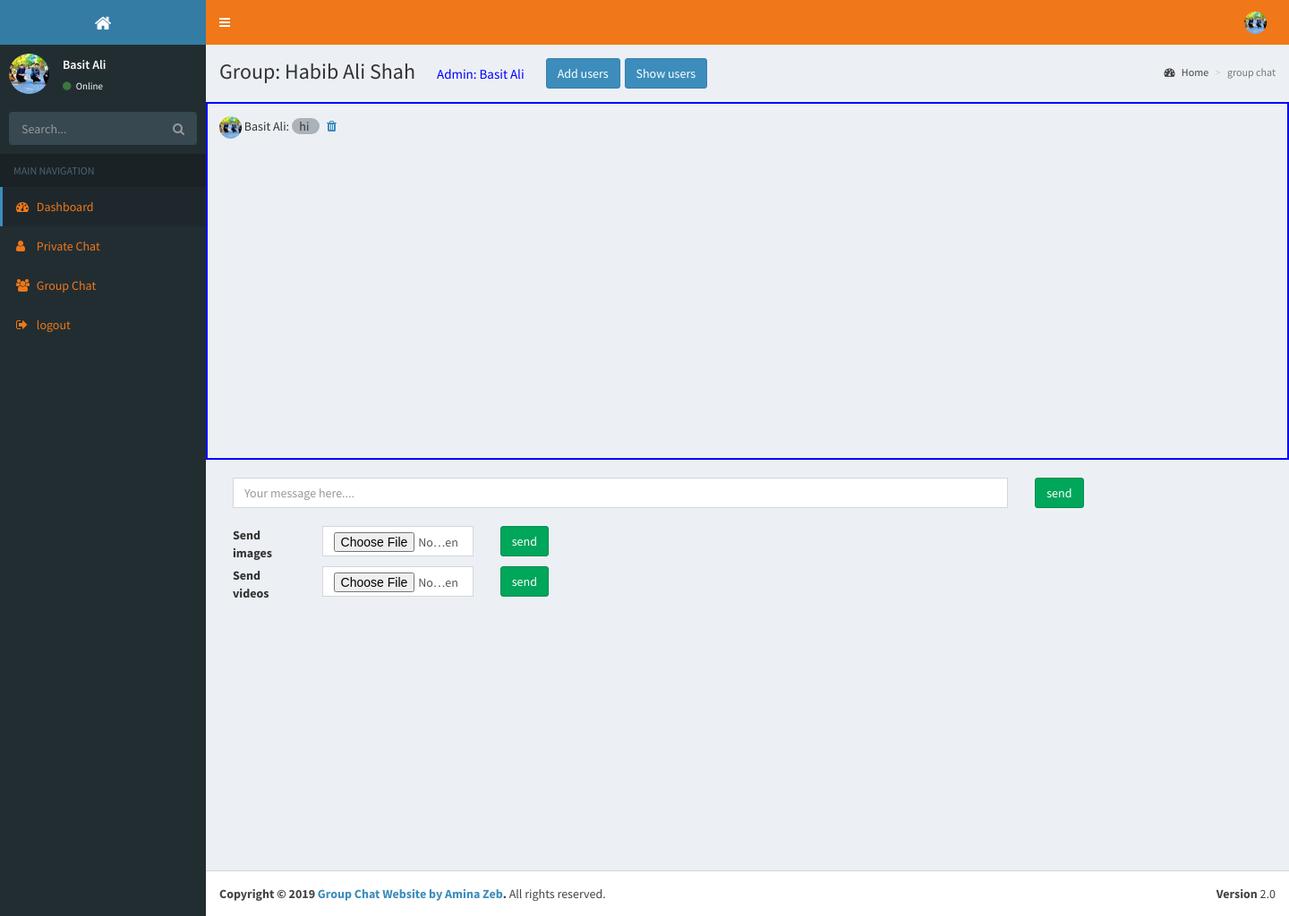
The page /groupchat.php?groupid=12 (signed in) on the database its author committed.
### tables this page shows
CREATE TABLE `user` (
  `id` int(11) NOT NULL,
  `name` varchar(50) NOT NULL,
  `password` varchar(50) NOT NULL,
  `email` varchar(50) NOT NULL,
  `image` varchar(300) NOT NULL,
  `status` enum('enabled','disabled','','') NOT NULL DEFAULT 'enabled',
  `visibility` varchar(50) NOT NULL
);

CREATE TABLE `groups` (
  `id` int(50) NOT NULL,
  `name` varchar(50) NOT NULL,
  `user_id` int(50) NOT NULL
);

CREATE TABLE `groupchat` (
  `id` int(50) NOT NULL,
  `user_id` int(50) NOT NULL,
  `group_id` int(50) NOT NULL,
  `msg` varchar(1000) NOT NULL
);

### groupchat.php (the view, shortened to what this page needs)
<?php
include ("include_files/connection.php");
include "include_files/top_header.php";
$groupid=$_GET['groupid'];
?>
      <?php include "include_files/side_bar_menu.php";?>
      <div class="content-wrapper">
        <section class="content-header">
  <?php
     $query = "SELECT u.name as admin,g.* FROM groups g,user u WHERE g.id=$groupid AND g.user_id=u.id";
            $run_query = mysqli_query($connection,$query) or die(mysqli_error($connection));
            $fetch=mysqli_fetch_array($run_query);
  ?>
          <h1>
            Group: <?php echo $fetch['name']; ?>&nbsp;&nbsp;&nbsp;&nbsp;
            <span style="font-size:15px;color:blue;">Admin: <?php echo $fetch['admin']; ?></span>&nbsp;&nbsp;&nbsp;&nbsp;
           <?php
             $user_id=$_SESSION['user_id'];
                    $idd=$fetch['user_id'];
              if($idd==$user_id){
           ?>
            <span><a href="new_users.php?id=<?php echo $groupid;?>" class="btn btn-primary">Add users</a></span>
           <?php } ?>
           <span><a href="show_users.php?id=<?php echo $groupid;?>" class="btn btn-primary">Show users</a></span>
          </h1>
          <ol class="breadcrumb">
            <li><a href="home.php"><i class="fa fa-dashboard"></i> Home</a></li>
            <li class="active">group chat</li>
          </ol>
        </section>
        <section class="content">
           <div id="message" class="row table-responsive" style="border:2px solid blue;height:400px;overflow:auto;padding:5px;">
    <table class="table">
           <?php
            $query = "SELECT g.*,u.name as username,u.image as pic FROM groupchat g,user u WHERE g.user_id=u.id AND g.group_id=$groupid order by id desc";
            $run_query = mysqli_query($connection,$query) or die(mysqli_error($connection));
            while($fetch=mysqli_fetch_array($run_query))
            {
           ?>
           <tr>
           <td>
          <?php
          $image=$fetch['pic'];
        if($image=="" || empty($image))
        {
         echo "<img src='uploaded_images/default.png' width='25px' height='25px' class='img-circle'>";
        }else {
                        ?>
           <img src="<?=$image?>" class="img-circle" width='25px' height='25px' alt="User Image"><?php  } ?>
           <?php echo $fetch['username'] ?>: <font style="background-color:#ABB2B9;border-radius:10px;">&nbsp;&nbsp;
           <?php
           $supported_image = array(
                           'mp4',
                           '3gp',
                           'mpeg',
                           'flv',
                           'mov',
                           'avi'
                       );
         $checkimage=$fetch['msg'];
        $ext = strtolower(pathinfo($checkimage, PATHINFO_EXTENSION));
           if(in_array($ext, $supported_image)){
           ?>
            <a href="<?=$checkimage?>" download=""><video width="300px" controls><scoure scr="<?=$checkimage?>" type="video/webm"></video></a>
          <?php
           }
           else{
           ?>
            <?=@$fetch['msg'];?>
            <?php
             }
             ?>
           </font>&nbsp;&nbsp;
      <?php if($fetch['user_id']==$_SESSION['user_id']){
                 $supported_image = array(
                           'gif',
                           'jpg',
                           'jpeg',
                           'png'
                       );
         $checkimage=$fetch['msg'];
        $ext = strtolower(pathinfo($checkimage, PATHINFO_EXTENSION));
        if (in_array($ext, $supported_image)) {
            ?>
                          <a href="delete/user_delete.php?id=<?php echo $fetch['id']; ?>"><i class="fa fa-trash"></i></a>
            <?php
            }
           else{
           ?>
                          <a href="delete/user_delete.php?id=<?php echo $fetch['id']; ?>"><i class="fa fa-trash"></i></a>
           <?php } } ?>
           </td>
           </tr>
           <?php } ?>
           </table>
           </div>
           <br>
           <div class="row">
               <form action="" method="POST" class="form-group" enctype="multipart/form-data">
                 <div class="col-sm-9">
                 <input type="text" name="msg" class="form-control" placeholder="Your message here...." size="40">
                 </div>
                 <div class="col-sm-1">
                 <input type="submit" name="send" value="send" class="btn btn-success">
                 </div>
               </form>
            </div>
            <div class="row">
           <form action="" method="POST" class="form-group" enctype="multipart/form-data">
               <div class="col-sm-1">
               <label>Send images</label>
               </div>
               <div class="col-sm-2">
                 <input type="file" name="image" class="form-control" required="">
                 </div>
                 <div class="col-sm-1">
                 <input type="submit" name="images" value="send" class="btn btn-success">
                 </div>
               </form>
           </div>
           <div class="row">
           <form action="" method="POST" class="form-group" enctype="multipart/form-data">
               <div class="col-sm-1">
               <label>Send videos</label>
               </div>
               <div class="col-sm-2">
                 <input type="file" name="video" class="form-control" required="">
                 </div>
                 <div class="col-sm-1">
                 <input type="submit" name="videos" value="send" class="btn btn-success">
                 </div>
               </form>
           </div>
        </section>
      </div>
       <?php include "include_files/footer.php";?>

### include_files/top_header.php (shortened to what this page needs)
<!DOCTYPE html>
<html>
  <head>
    <link rel="stylesheet" href="bootstrap/css/bootstrap.css">
    <link rel="stylesheet" href="https://maxcdn.bootstrapcdn.com/font-awesome/4.4.0/css/font-awesome.min.css">
    <link rel="stylesheet" href="https://code.ionicframework.com/ionicons/2.0.1/css/ionicons.min.css">
    <link rel="stylesheet" href="plugins/jvectormap/jquery-jvectormap-1.2.2.css">
    <link rel="stylesheet" href="plugins/datatables/dataTables.bootstrap.css">
    <link rel="stylesheet" href="dist/css/AdminLTE.min.css">
    <link rel="stylesheet" href="dist/css/skins/_all-skins.min.css">
  <link rel="stylesheet" href="plugins/morris.css">
  </head>
  <body class="hold-transition skin-blue sidebar-mini">
    <div class="wrapper">
      <header class="main-header">
        <a href="home.php" class="logo"><i class="fa fa-home"></i>
        </a>
        <nav class="navbar navbar-static-top" role="navigation">
          <a href="#" class="sidebar-toggle" data-toggle="offcanvas" role="button">
          </a>
          <div class="navbar-custom-menu">
            <ul class="nav navbar-nav">
              <?php
                  $ress=mysqli_query($connection,"SELECT * FROM user WHERE id='$_SESSION[user_id]'");
                   $fetchdat=mysqli_fetch_array($ress);
                ?>
              <li class="dropdown user user-menu">
                <a href="#" class="dropdown-toggle" data-toggle="dropdown">
                  <?php
                        $image=$fetchdat['image'];
if($image=="" || empty($image))
{
  echo "<img src='uploaded_images/default.png' class='user-image'>";
}else {
                        ?>
                  <img src="<?=$image?>" class="user-image" alt="User Image"><?php  } ?>
                </a>
              </li>
            </ul>
          </div>
        </nav>
      </header>

### include_files/side_bar_menu.php
<aside class="main-sidebar">
        <section class="sidebar">
          <div class="user-panel">
             <?php
                  $resss=mysqli_query($connection,"SELECT * FROM user WHERE id='$_SESSION[user_id]'");
                   $fetchdata=mysqli_fetch_array($resss);
                ?>
            <div class="pull-left image">
              <?php
        $image=$fetchdata['image'];
        if($image=="" || empty($image))
        {
         echo "<img src='uploaded_images/default.png' class='img-circle'>";
        }else {
                        ?>
              <img src="<?=$image?>" class="img-circle" alt="User Image"><?php  } ?>
            </div>
            <div class="pull-left info">
              <p><?php echo $fetchdata['name'];?></p>
              <a href="#"><i class="fa fa-circle text-success"></i> Online</a>
            </div>
          </div>
          <form action="#" method="get" class="sidebar-form">
            <div class="input-group">
              <input type="text" name="q" class="form-control" placeholder="Search...">
              <span class="input-group-btn">
                <button type="submit" name="search" id="search-btn" class="btn btn-flat"><i class="fa fa-search"></i></button>
              </span>
            </div>
          </form>
          <ul class="sidebar-menu">
            <li class="header">MAIN NAVIGATION</li>
            <li class="active">
              <a href="home.php">
                <i class="fa fa-dashboard"></i> <span>Dashboard</span>
              </a></li>
              <li>
              <a href="user.php">
                <i class="fa fa-user"></i> <span>Private Chat</span>
              </a></li>
              <li>
              <a href="group.php">
                <i class="fa fa-group"></i> <span>Group Chat</span>
              </a></li>
              <li>
              <a href="logout.php">
                <i class="fa fa-sign-out"></i> <span>logout</span>
              </a></li>
          </ul>
        </section>
      </aside>

### rows shown on the page
user: image (picture), name "Basit Ali"
groups: name "Habib Ali Shah", user.name "Basit Ali"
groupchat: user.image (picture), user.name "Basit Ali", msg "hi"
